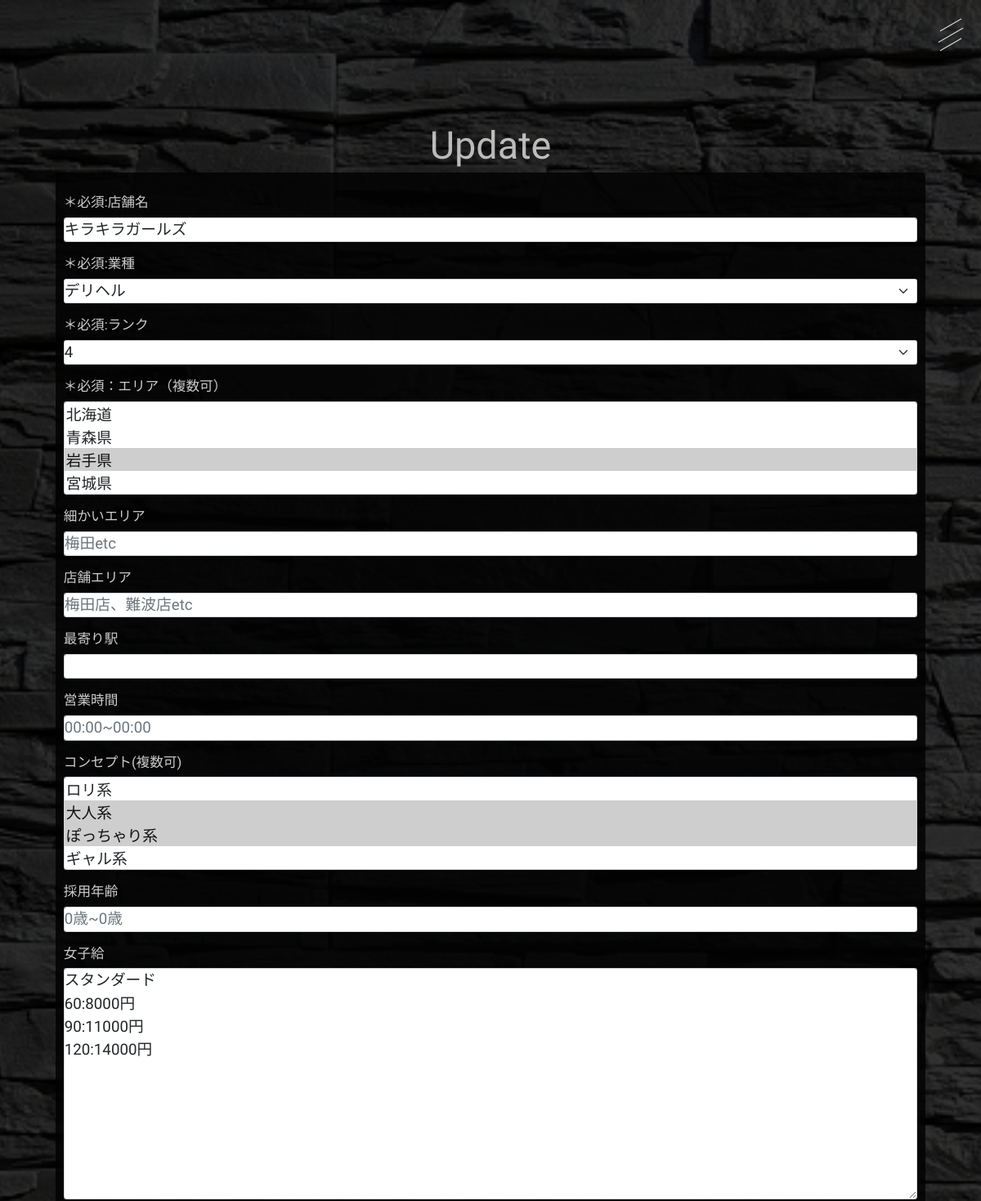
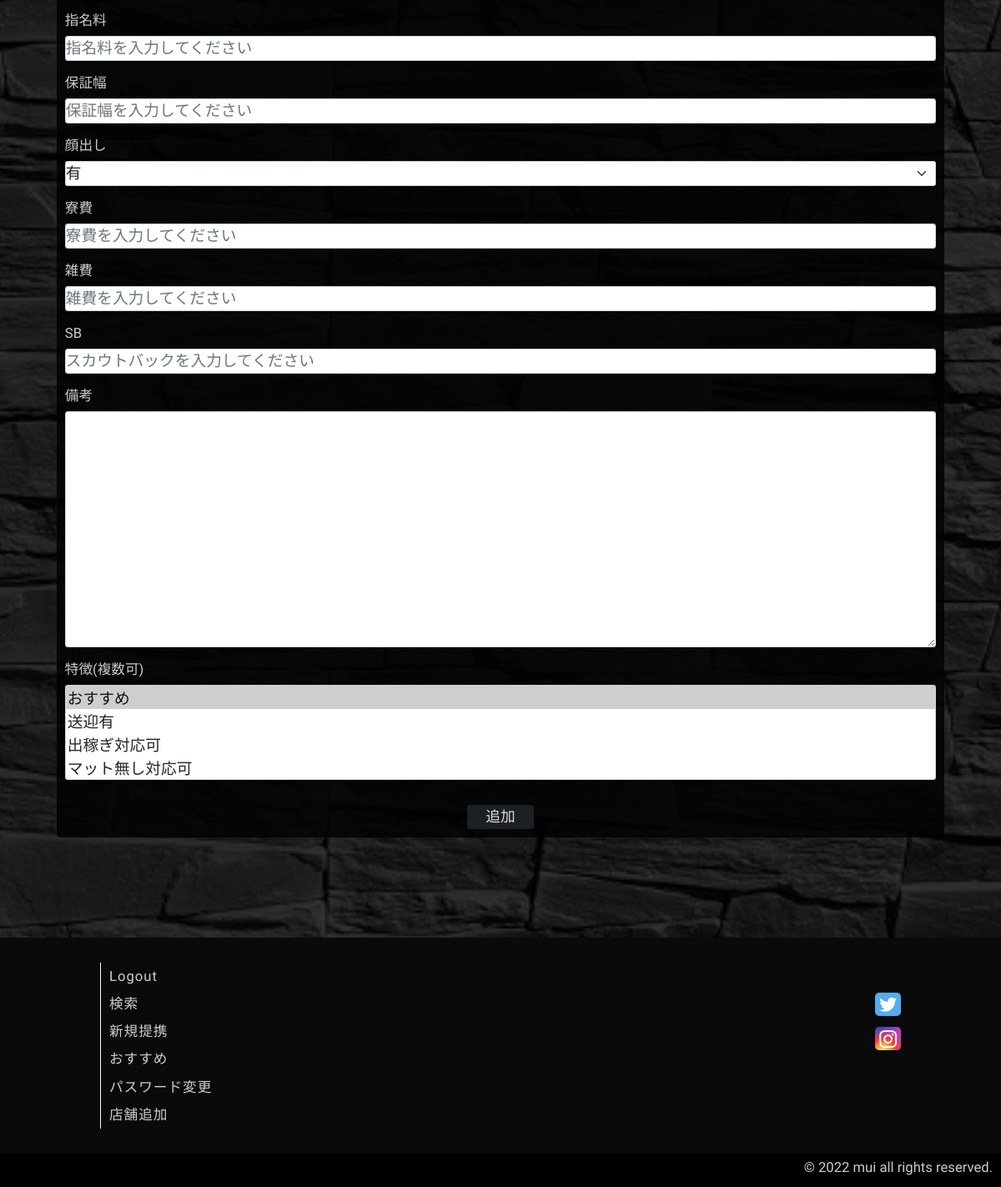
The app's page /2/update (signed in) with its own data (2 pictures, top to bottom).
### app.py (models this page shows)
class Store(db.Model):
    __tablename__ = 'stores'
    id = db.Column(db.Integer, primary_key=True)
    name = db.Column(db.String(50), nullable=False)
    industry = db.Column(db.String(20), nullable=False)
    rank = db.Column(db.String(15), nullable=False)
    pref = db.Column(db.String(200), nullable=False)
    area = db.Column(db.String(100))
    store_area = db.Column(db.String(200))
    station = db.Column(db.String(200))
    time = db.Column(db.String(50))
    concept = db.Column(db.String(50))
    age = db.Column(db.String(100))
    salary = db.Column(db.String(400), nullable=False)
    nomination = db.Column(db.String(50))
    guarantee = db.Column(db.String(50))
    face = db.Column(db.String(20))
    dormitory = db.Column(db.String(20))
    sundry = db.Column(db.String(50))
    back = db.Column(db.String(20))
    remark = db.Column(db.String(400))
    store_tag = db.Column(db.String(100))
    search_tag = db.Column(db.String(100))
    created_at = db.Column(db.DateTime, default=datetime.now(pytz.timezone('Asia/Tokyo')))
    store_img = db.Column(db.String(200))

### app.py (the view)
@app.route("/<int:id>/update", methods=['GET','POST'])
@login_required
def update(id):
    storeList = Store.query.get(id)
    if request.method == 'POST':
        storeList.name = request.form['name']
        storeList.industry = request.form['industry']
        storeList.rank = request.form['rank']
        beforeP = request.form.getlist('pref')
        storeList.pref = ",".join(beforeP)
        storeList.area = request.form['area']
        storeList.store_area = request.form['store_area']
        storeList.station = request.form['station']
        storeList.time = request.form['time']
        beforeC = request.form.getlist('concept')
        storeList.concept = ",".join(beforeC)
        storeList.age = request.form['age']
        storeList.salary = request.form['salary']
        storeList.nomination = request.form['nomination']
        storeList.guarantee = request.form['guarantee']
        storeList.face = request.form['face']
        storeList.dormitory = request.form['remark']
        storeList.sundry = request.form['sundry']
        storeList.back = request.form['back']
        storeList.remark = request.form['remark']
        beforeT = request.form.getlist('store_tag')
        storeList.store_tag = ",".join(beforeT)
        storeList.search_tag = str(request.form.getlist('store_tag'))
        if storeList.name != '' and storeList.industry != '' and storeList.rank != '' and storeList.pref != '' and storeList.salary != '':
            try:
                db.session.commit()
                return render_template('auth/update.html', store = storeList)
            except:
                return render_template('auth/except.html')
        else:
            err_msg = "＊必須項目を入力してください"
            return render_template('auth/update.html', store = storeList, err_msg = err_msg)
    else:
        return render_template('auth/update.html', store = storeList)

### app.py (called while the page is built)
@login_manager.user_loader
def load_user(user_id):
    return User.query.get(int(user_id))

### templates/auth/update.html (shortened to what this page needs)
{% extends "base.html" %}
{% block header %}
    <div class="burger_btn">
        <span class="bar bar_top"></span>
        <span class="bar bar_mid"></span>
        <span class="bar bar_bottom"></span>
    </div>
{% endblock %}
{% block content %}
    {% if request.method == 'GET' %}
    <div class="create">
        <div class="create_wrapper">
            <h1 class="create_title">Update</h1>
            <div class="container">
                <form action="" enctype="multipart/form-data" method="POST" class="create_form">
                    <label for="name">＊必須:店舗名</label>
                    <input type="text" name="name" class="form-control" value="{{ store.name }}">
                    <label for="industry">＊必須:業種</label>
                    <select name="industry" id="" class="form-select form-select-sm">
                        <option value="デリヘル" {% if "デリヘル" in store.industry %}selected{% endif %}>デリヘル</option>
                    </select>
                    <label for="rank">＊必須:ランク</label>
                    <select name="rank" id="" class="form-select form-select-sm">
                        <option value="4" {% if "4" in store.rank %}selected{% endif %}>4</option>
                    </select>
                    <label for="pref">＊必須：エリア（複数可）</label>
                    <select name="pref" id="" multiple class="form-select form-select-sm">
                        <option value="北海道" {% if "北海道" in store.pref %}selected{% endif %}>北海道</option>
                        <option value="青森県" {% if "青森県" in store.pref %}selected{% endif %}>青森県</option>
                        <option value="岩手県" {% if "岩手県" in store.pref %}selected{% endif %}>岩手県</option>
                        <option value="宮城県" {% if "宮城県" in store.pref %}selected{% endif %}>宮城県</option>
                        <option value="秋田県" {% if "秋田県" in store.pref %}selected{% endif %}>秋田県</option>
                    </select>
                    <label for="area">細かいエリア</label>
                    <input type="text" name="area" placeholder="梅田etc" class="form-control" value="{{ store.area }}">
                    <label for="store_area">店舗エリア</label>
                    <input type="text" name="store_area" placeholder="梅田店、難波店etc" class="form-control" value="{{ store.store_area }}">
                    <label for="station">最寄り駅</label>
                    <input type="text" name="station" class="form-control" value="{{ store.station }}">
                    <label for="time">営業時間</label>
                    <input type="text" name="time" placeholder="00:00~00:00" class="form-control" value="{{ store.time }}">
                    <label for="concept">コンセプト(複数可)</label>
                    <select name="concept" id="" multiple class="form-select form-select-sm">
                        <option value="ロリ系" {% if "ロリ系" in store.concept %}selected{% endif %}>ロリ系</option>
                        <option value="大人系" {% if "大人系" in store.concept %}selected{% endif %}>大人系</option>
                        <option value="ぽっちゃり系" {% if "ぽっちゃり系" in store.concept %}selected{% endif %}>ぽっちゃり系</option>
                        <option value="ギャル系" {% if "ギャル系" in store.concept %}selected{% endif %}>ギャル系</option>
                        <option value="清楚系" {% if "清楚系" in store.concept %}selected{% endif %}>清楚系</option>
                    </select>
                    <label for="age">採用年齢</label>
                    <input type="text" name="age" placeholder="0歳~0歳" class="form-control" value="{{ store.age }}">
                    <label for="salary">女子給</label>
                    <textarea name="salary" id="" cols="30" rows="10" class="form-control">{{ store.salary }}</textarea>
                    <label for="nomination">指名料</label>
                    <input type="text" name="nomination" placeholder="指名料を入力してください" class="form-control" value="{{ store.nomination }}">
                    <label for="guarantee">保証幅</label>
                    <input type="text" name="guarantee" placeholder="保証幅を入力してください" class="form-control" value="{{ store.guarantee }}">
                    <label for="face">顔出し</label>
                    <select name="face" id="" class="form-select form-select-sm">
                        <option value="有" {% if "有" in store.face %}selected{% endif %}>有</option>
                    </select>
                    <label for="dormitory">寮費</label>
                    <input type="text" name="dormitory" placeholder="寮費を入力してください" class="form-control" value="{{ store.dormitory }}">
                    <label for="sundry">雑費</label>
                    <input type="text" name="sundry" placeholder="雑費を入力してください" class="form-control" value="{{ store.sundry }}">
                    <label for="back">SB</label>
                    <input type="text" name="back" placeholder="スカウトバックを入力してください" class="form-control" value="{{ store.back }}">
                    <label for="remark">備考</label>
                    <textarea name="remark" id="" cols="30" rows="10" class="form-control">{{ store.remark }}</textarea>
                    <label for="store_tag">特徴(複数可)</label>
                    <select name="store_tag" id="" multiple class="form-select form-select-sm">
                        <option value="おすすめ" {% if "おすすめ" in store.store_tag %}selected{% endif %}>おすすめ</option>
                        <option value="送迎有" {% if "送迎有" in store.store_tag %}selected{% endif %}>送迎有</option>
                        <option value="出稼ぎ対応可" {% if "出稼ぎ対応可" in store.store_tag %}selected{% endif %}>出稼ぎ対応可</option>
                        <option value="マット無し対応可" {% if "マット無し対応可" in store.store_tag %}selected{% endif %}>マット無し対応可</option>
                        <option value="S着" {% if "S着" in store.store_tag %}selected{% endif %}>S着</option>
                    </select>
                    <input type="submit" value="追加" class="btn btn-dark">
                </form>
            </div>
        </div>
    </div>
    {% endif %}
{% endblock %}
{% block footer %}
    <div class="footer_contents">
        <div class="footer_items">
            <a href="{{url_for('logout')}}">Logout</a>
            <a href="{{url_for('search')}}">検索</a>
            <a href="{{url_for('info')}}">新規提携</a>
            <a href="{{url_for('favorite')}}">おすすめ</a>
            {% if current_user.id == 1 %}
                <a href="{{url_for('edit')}}">パスワード変更</a>
                <a href="{{url_for('create')}}">店舗追加</a>
            {% endif %}
        </div>
        <div class="sns_items">
            <a href="" class="sns_link"><span class="sns_icon bi bi-twitter"></span></a>
            <a href="" class="sns_link"><span class="sns_icon bi bi-instagram"></span></a>
        </div>
    </div>
    <div class="copy_right">
        <p>© 2022 mui all rights reserved.</p>
    </div>
{% endblock %}

### static/css/style.css (style rules this page uses)
html { font-size: 65%; }
* { box-sizing: border-box; }
body { width: 100%; margin: 0; padding: 0; }
header .burger_btn { position: fixed; width: 45px; top: 20px; right: 15px; height: 45px; border: none; z-index: 5; }
header .burger_btn .bar { height: 1px; position: absolute; left: 50%; transform: translateX(-50%); background-color: rgba(255, 255, 255, 0.85); z-index: 5; }
header .burger_btn .bar_top { width: 30px; top: 10px; right: 50%; transform: translateX(-50%) rotate(-30deg); transition: 0.5s; }
header .burger_btn .bar_mid { width: 35px; top: 50%; transform: translate(-50%, -50%) rotate(-30deg); transition: 0.5s; }
header .burger_btn .bar_bottom { width: 30px; right: 50%; bottom: 10px; transform: translateX(-50%) rotate(-30deg); transition: 0.5s; }
.create { position: relative; width: 100vw; min-height: 100vh; background-color: rgb(0, 0, 0); }
.create .create_wrapper { padding-top: 150px; padding-bottom: 120px; width: 90%; min-width: 300px; margin-left: 50%; transform: translateX(-50%); }
.create .create_wrapper .create_title { text-align: center; font-size: 4.5rem; font-family: "Vujahday Script", cursive; color: rgba(255, 255, 255, 0.7); }
.create .create_wrapper .create_form { padding: 10px; background-color: rgba(3, 3, 3, 0.85); border-radius: 5px; }
.create .create_wrapper .create_form label { margin-top: 15px; margin-bottom: 5px; font-size: 1.6rem; font-family: "Zen Kaku Gothic New", sans-serif; color: rgba(255, 255, 255, 0.8); }
.create .create_wrapper .create_form .form-control { padding: 0; margin: 0; font-size: 1.8rem; font-family: "Zen Kaku Gothic New", sans-serif; }
.create .create_wrapper .create_form .form-select { padding: 0; margin: 0; font-size: 1.8rem; font-family: "Zen Kaku Gothic New", sans-serif; }
.create .create_wrapper .create_form .btn { width: 80px; margin-top: 30px; margin-left: 50%; padding: 0; transform: translateX(-50%); opacity: 0.85; font-size: 1.7rem; font-family: "Luxurious Roman", cursive; }
footer .footer_contents { display: flex; justify-content: space-between; padding-top: 30px; width: 100%; }
footer .footer_contents .footer_items { display: flex; flex-direction: column; width: 150px; margin-left: 10%; margin-bottom: 30px; padding-left: 10px; line-height: 2; border-left: 1px solid rgb(255, 255, 255); }
footer .footer_contents .footer_items a { display: flex; text-decoration: none; font-size: 1.6rem; font-family: "Zen Kaku Gothic New", sans-serif; letter-spacing: 1px; color: rgba(255, 255, 255, 0.8); }
footer .footer_contents .sns_items { display: flex; flex-direction: column; margin-top: 30px; margin-right: 10%; }
footer .footer_contents .sns_items .sns_link { display: block; text-decoration: none; text-align: center; font-size: 2rem; line-height: 2; }
footer .footer_contents .sns_items .sns_link .bi-twitter { padding: 0 5px; border-radius: 5px; color: white; background-color: #55acee; }
footer .footer_contents .sns_items .sns_link .bi-instagram { padding: 0 5px; border-radius: 5px; color: white; background: radial-gradient(circle farthest-corner at 32% 106%, #ffe17d 0%, #ffcd69 10%, #fa9137 28%, #eb4141 42%, transparent 82%), linear-gradient(135deg, #234bd7 12%, #c33cbe 58%); }
footer .copy_right { width: 100%; height: 40px; padding-top: 5px; padding-right: 10px; background-color: rgb(0, 0, 0); }
footer .copy_right p { text-align: right; font-size: 1.6rem; font-family: "Luxurious Roman", cursive; color: rgba(255, 255, 255, 0.8); }

### records on screen
Store: name "キラキラガールズ", industry "デリヘル", rank "4", pref "北海道 / 青森県 / 岩手県 ☑ / 宮城県", concept "ロリ系 / 大人系 ☑ / ぽっちゃり系 ☑ / ギャル系", salary "スタンダード 60:8000円 90:11000円 120:14000円", face "有", store_tag "おすすめ ☑ / 送迎有 / 出稼ぎ対応可 / マット無し対応可"
